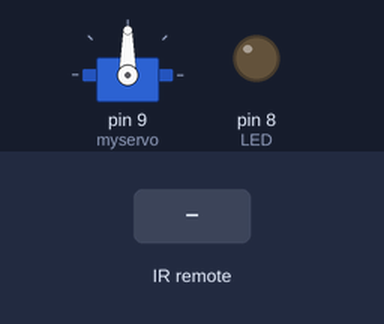
Bench run of a sketch on a simulated Arduino Uno, built with avr-gcc and run on an emulated ATmega328P. Shown: servo, output pins drawn as LEDs (lit = HIGH). The inputs (shaded band) are chosen by the test bench.

Above: at 1.2 s.
1.3 s: infrared code 0x2FD48B7 received
At 2.1 s:
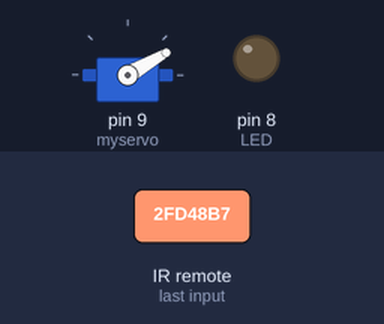
2.8 s: infrared code 0x2FD08F7 received
At 3.2 s:
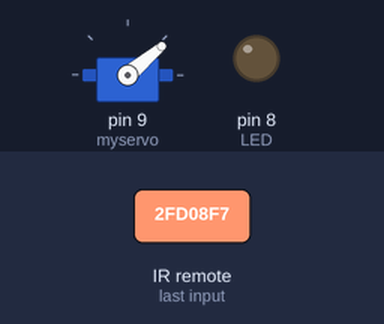
Timing chart, 0 to 5.8 s (numbered marks = the images above; inputs shaded):
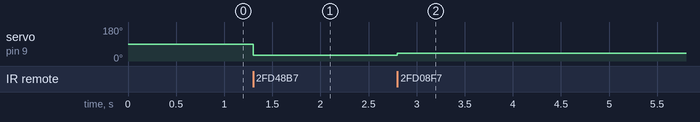

The sketch:

ir_kontrol.ino
```cpp
#include <IRremote.h>
#include <Servo.h>
int RECV_PIN = 11; //вход ИК приемника
IRrecv irrecv(RECV_PIN);
decode_results results;
int LED = 8;
Servo myservo;
void setup()

{
  irrecv.enableIRIn(); // включить приемник
  pinMode(LED, OUTPUT);
  myservo.attach(9);
}

void loop() {

  if (irrecv.decode(&results))
  {
    if (results.value == 0x2FD48B7) //код моей кнопки "2FD807F". У Вас он будет дугой
    {
      myservo.write(30);
    }
    if (results.value == 0x2FD08F7)//код моей кнопки "2FD40BF". У Вас он будет дугой
    {
      myservo.write(40);
    }
    irrecv.resume();
  }
}
```

Measured:
- after the input at 1.3 s, servo on pin 9 (myservo): 90° → 30° at once
- after the input at 2.8 s, servo on pin 9 (myservo): 30° → 40° at once
